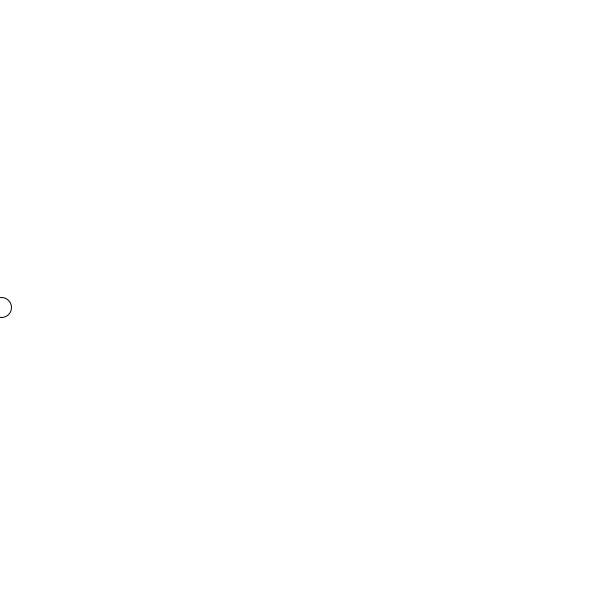
Frame 1 (no input)
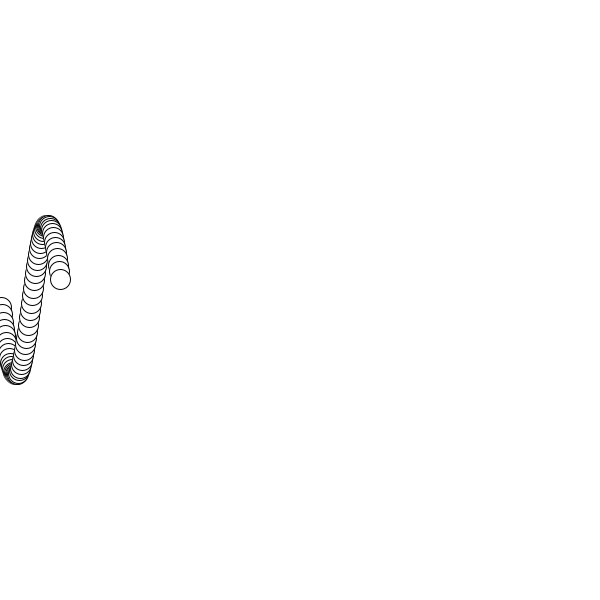
Frame 60 (the mouse pressed at the canvas centre just before this capture)
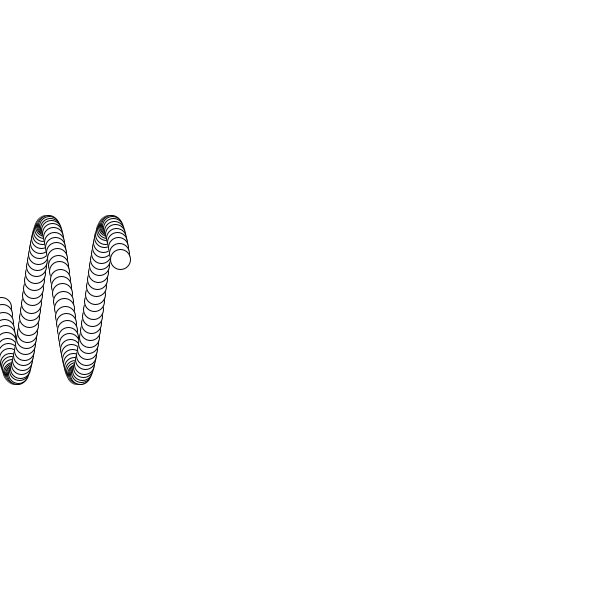
Frame 120 (the mouse held since frame 60 and released just before this capture)

The Processing sketch that drew these frames (run headless with seeded random() and noise(); from frame 60 on, the mouse is pressed at the canvas centre):

// Processing sketch: SineWave
// ── SineWave.pde
float x;
float y;
float t;
void setup(){
  size(600,600);
  background(255);
}

void draw(){
  t += 0.1;
  y = sin(t);
  y = map(y,0,1,0,height/8);
  x+=1;
  
  beginShape();
  translate(0,300);
  ellipse(x,y,20,20);
  endShape();
}
